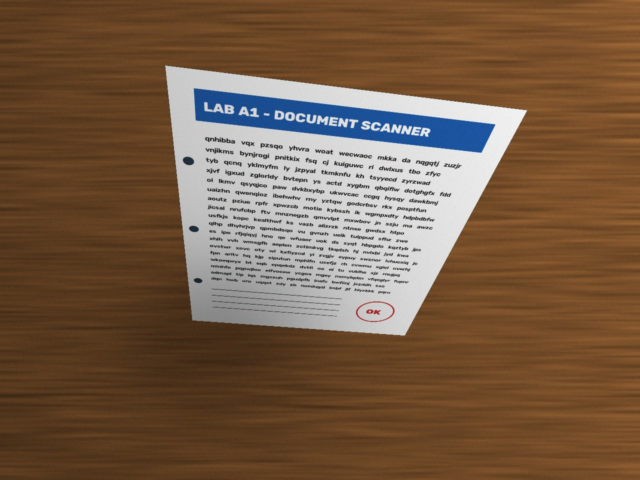
#> input picture samples/photos/synthetic_photo_steep.jpg, 1280 x 960 px (shown at 1/2 size)
$ python align_to_template.py --template samples/photos/synthetic_photo_steep.jpg --image samples/photos/synthetic_photo_flat.jpg
#> lines starting #> are read from the running program, lines starting #| are printed output that depends on the picture
### docscan/features.py
"""Keypoints, descriptors, matching and homography.

* ORB  : fast, binary descriptors -> compare with Hamming distance. Free to use.
* SIFT : slower, float descriptors -> compare with L2 distance. Scale/rotation
         invariant and usually more accurate.
* Lowe's ratio test keeps a match only if it is clearly better than the 2nd best.
* findHomography + RANSAC estimates the 3x3 perspective transform while
  ignoring wrong matches (outliers).

In the scanner this lets you align a photo of a *known* form/template to its
clean digital original, even when the page outline is not visible at all.
"""

from __future__ import annotations

from dataclasses import dataclass

import cv2
import numpy as np


def create_detector(method: str = "orb", n_features: int | None = None):
    """n_features=None -> 5000 for ORB, unlimited for SIFT. A small cap is risky:
    background texture (wood grain, carpet) can use up the whole budget."""
    method = method.lower()
    if method == "orb":
        return cv2.ORB_create(nfeatures=n_features or 5000), cv2.NORM_HAMMING
    if method == "sift":
        return cv2.SIFT_create(nfeatures=n_features or 0), cv2.NORM_L2
    raise ValueError("method must be 'orb' or 'sift'")


def detect_and_describe(img: np.ndarray, method: str = "orb", n_features: int | None = None):
    detector, _ = create_detector(method, n_features)
    gray = img if img.ndim == 2 else cv2.cvtColor(img, cv2.COLOR_BGR2GRAY)
    return detector.detectAndCompute(gray, None)


def match(des1, des2, method: str = "orb", ratio: float = 0.75):
    """Brute-force k-NN matching followed by Lowe's ratio test."""
    _, norm = create_detector(method)
    if des1 is None or des2 is None or len(des1) < 2 or len(des2) < 2:
        return []
    matcher = cv2.BFMatcher(norm)
    good = []
    for pair in matcher.knnMatch(des1, des2, k=2):
        if len(pair) == 2 and pair[0].distance < ratio * pair[1].distance:
            good.append(pair[0])
    return sorted(good, key=lambda m: m.distance)


@dataclass
class Alignment:
    aligned: np.ndarray | None   # image warped into the template's frame
    H: np.ndarray | None         # homography image -> template
    n_keypoints: tuple[int, int]
    n_matches: int
    n_inliers: int
    visual: np.ndarray           # drawMatches visualisation of the inliers


def align_to_template(image: np.ndarray, template: np.ndarray, method: str = "orb",
                      ratio: float = 0.75, min_inliers: int = 15) -> Alignment:
    kp_t, des_t = detect_and_describe(template, method)
    kp_i, des_i = detect_and_describe(image, method)
    matches = match(des_i, des_t, method, ratio)

    H, inlier_mask, aligned = None, None, None
    if len(matches) >= 4:
        src = np.float32([kp_i[m.queryIdx].pt for m in matches]).reshape(-1, 1, 2)
        dst = np.float32([kp_t[m.trainIdx].pt for m in matches]).reshape(-1, 1, 2)
        H, inlier_mask = cv2.findHomography(src, dst, cv2.RANSAC, 5.0)

    n_inliers = int(inlier_mask.sum()) if inlier_mask is not None else 0
    if H is not None and n_inliers >= min_inliers:
        h, w = template.shape[:2]
        aligned = cv2.warpPerspective(image, H, (w, h))
    else:
        H = None

    draw_mask = inlier_mask.ravel().tolist() if inlier_mask is not None else None
    visual = cv2.drawMatches(image, kp_i, template, kp_t, matches[:200], None,
                             matchColor=(0, 255, 0), singlePointColor=(255, 0, 0),
                             matchesMask=draw_mask[:200] if draw_mask else None,
                             flags=cv2.DrawMatchesFlags_NOT_DRAW_SINGLE_POINTS)
    return Alignment(aligned, H, (len(kp_i), len(kp_t)), len(matches), n_inliers, visual)


# [4 lines left out: function draw_keypoints, not called in this run]

### align_to_template.py
"""Feature-based scanning: align a photo of a KNOWN document to its clean template.

The contour scanner needs to see the page outline. When you scan a form you
already have digitally (an exam sheet, an invoice layout...), keypoints on the
printed content are enough: ORB/SIFT -> ratio-test matches -> RANSAC homography
-> warp the photo into the template's frame. Works even if the page edges are
cut off or the sheet lies on white paper.

    python align_to_template.py --template samples/templates/synthetic_page.png --image samples/photos/synthetic_photo.jpg
    python align_to_template.py --template form.png --image photo.jpg --method sift
    python align_to_template.py --template form.png --camera 0     # live
"""

from __future__ import annotations

import argparse
import sys
from pathlib import Path

import cv2
import numpy as np

from docscan.camera import open_source
from docscan.features import align_to_template
from docscan.viz import fit, label, montage


def report(a, method):
    print(f"{method.upper()}: keypoints photo/template = {a.n_keypoints}, "
          f"good matches = {a.n_matches}, RANSAC inliers = {a.n_inliers}")
    if a.H is not None:
        np.set_printoptions(precision=4, suppress=True)
        print(f"homography (photo -> template):\n{a.H}")
    else:
        print("not enough inliers - alignment failed")


def main(argv=None) -> int:
    ap = argparse.ArgumentParser(description=__doc__, formatter_class=argparse.RawDescriptionHelpFormatter)
    ap.add_argument("--template", required=True)
    src = ap.add_mutually_exclusive_group(required=True)
    src.add_argument("--image")
    src.add_argument("--camera", help="webcam index / video / rtsp URL for live alignment")
    ap.add_argument("--method", choices=["orb", "sift"], default="orb")
    ap.add_argument("--ratio", type=float, default=0.75, help="Lowe ratio test threshold")
    ap.add_argument("--out", default="outputs/aligned")
    args = ap.parse_args(argv)

    template = cv2.imread(args.template)
#> template is the input picture: shape (960, 1280, 3); mean B, G, R 69.5, 92.4, 119
    if template is None:
        print(f"cannot read {args.template}", file=sys.stderr)
        return 1
    out_dir = Path(args.out)
    out_dir.mkdir(parents=True, exist_ok=True)

    if args.image:
        image = cv2.imread(args.image)
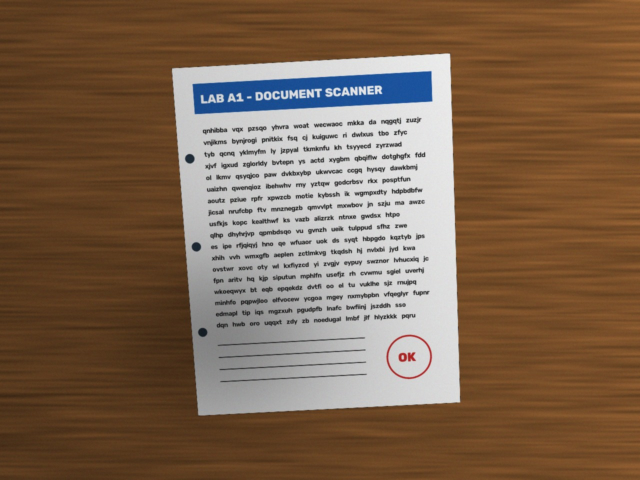
#> input picture samples/photos/synthetic_photo_flat.jpg, 1280 x 960 px (shown at 1/2 size)
#> image is the input picture: shape (960, 1280, 3); mean B, G, R 80.3, 101.4, 125.8
        a = align_to_template(image, template, args.method, args.ratio)
#> in detect_and_describe, `gray = img if img.ndim == 2 else cv2.cvtColor(img, cv2.COLOR_BGR2GRAY)`:
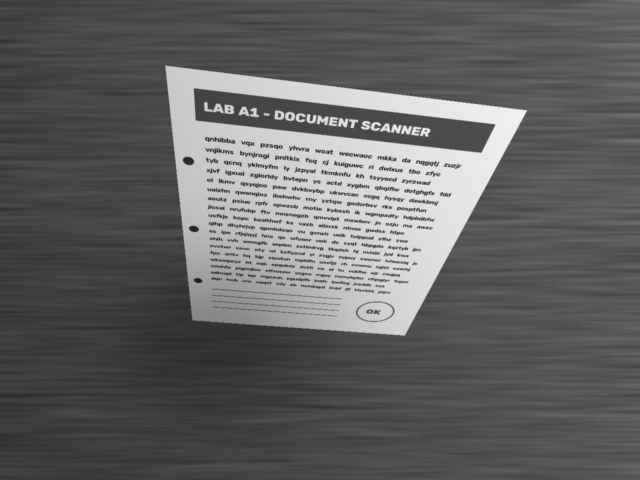
#> gray: shape (960, 1280) (shown at 1/2 size); min 28, max 245, mean 97.8
#> in align_to_template, `kp_t, des_t = detect_and_describe(template, method)`: kp_t = 5000 keypoints; strongest (x, y, size): (865, 326, 31), (862, 327, 31), (682, 349, 31), (865, 387, 31)
#> call 2 of detect_and_describe, with method = 'orb'
#> in detect_and_describe (call 2), `gray = img if img.ndim == 2 else cv2.cvtColor(img, cv2.COLOR_BGR2GRAY)`:
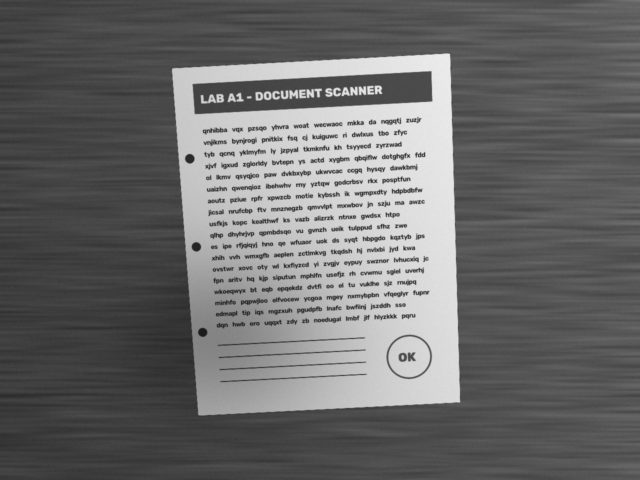
#> gray: shape (960, 1280) (shown at 1/2 size); min 22, max 238, mean 106.3
#> in align_to_template, `kp_i, des_i = detect_and_describe(image, method)`: kp_i = 5000 keypoints; strongest (x, y, size): (376, 319, 111.1), (801, 291, 31), (799, 289, 37.2), (376, 312, 111.1)
#> after the loop in match, `for pair in matcher.knnMatch(des1, des2, k=2):`: good = 296 matches
#> in align_to_template, `src = np.float32([kp_i[m.queryIdx].pt for m in matches]).reshape(-1, 1..`: src = 296 rows, first 8: [556.8, 256.8], [703.3, 188.4], [729.9, 172.1], [709.2, 297.6], [698.4, 483.6], [711.2, 186.6], [756.4, 171.7], [706.7, 174.2]
#> in align_to_template, `dst = np.float32([kp_t[m.trainIdx].pt for m in matches]).reshape(-1, 1..`: dst = 296 rows, first 8: [689, 310], [784.5, 262.7], [684.3, 250.9], [755, 360], [841.2, 327.6], [636.6, 244.7], [848.5, 256.3], [656.9, 233.9]
#> in align_to_template, `H, inlier_mask = cv2.findHomography(src, dst, cv2.RANSAC, 5.0)`: H = [[1.83, 0.4, -274.7], [0.331, 1.63, -173.9], [0.00025, 0.00114, 1]]; inlier_mask = 296 values, max 1 at index 1, min 0 at index 0, mean 0.449
#> in align_to_template, `n_inliers = int(inlier_mask.sum()) if inlier_mask is not None else 0`: n_inliers = 133
#> in align_to_template, `aligned = cv2.warpPerspective(image, H, (w, h))`:
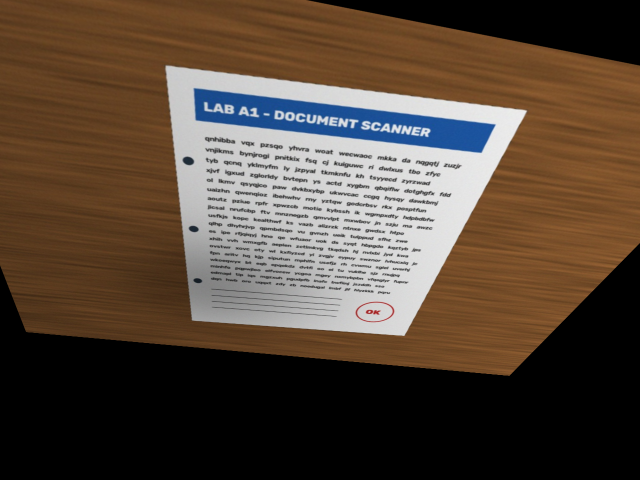
#> aligned: shape (960, 1280, 3) (shown at 1/2 size); mean B, G, R 58.3, 71.1, 86.3
#> in align_to_template, `draw_mask = inlier_mask.ravel().tolist() if inlier_mask is not None el..`: draw_mask has the same summary as inlier_mask
#> in align_to_template, `visual = cv2.drawMatches(image, kp_i, template, kp_t, matches[:200], N..`:
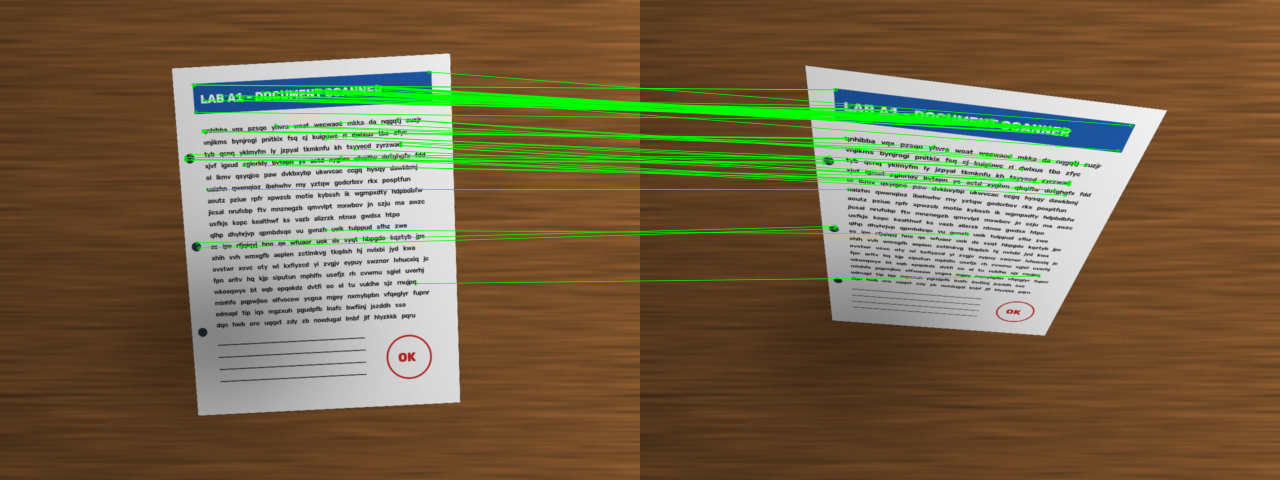
#> visual: shape (960, 2560, 3) (shown at 1/2 size); mean B, G, R 70.8, 102, 117.7
        report(a, args.method)
        stem = Path(args.image).stem
        cv2.imwrite(str(out_dir / f"{stem}_matches_{args.method}.jpg"), a.visual)
        if a.aligned is not None:
            cv2.imwrite(str(out_dir / f"{stem}_aligned_{args.method}.png"), a.aligned)
            # difference image: anything written on the form shows up here
            diff = cv2.absdiff(cv2.cvtColor(a.aligned, cv2.COLOR_BGR2GRAY),
                               cv2.cvtColor(template, cv2.COLOR_BGR2GRAY))
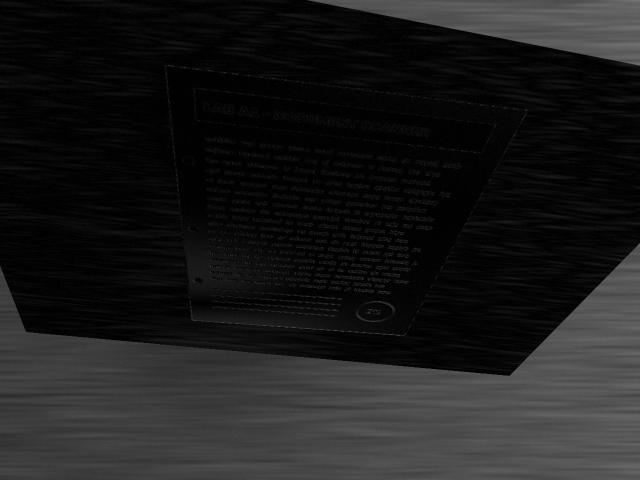
#> diff: shape (960, 1280) (shown at 1/2 size); min 0, max 119, mean 27.6
            cv2.imwrite(str(out_dir / f"{stem}_diff_{args.method}.png"), diff)
        print(f"outputs -> {out_dir}")
        return 0

    # live mode: matching every frame is slow-ish, ORB is recommended here
    cap = open_source(args.camera)
    print("q to quit, s to save the aligned frame")
    while True:
        ok, frame = cap.read()
        if not ok:
            break
        a = align_to_template(frame, template, args.method, args.ratio)
        right = a.aligned if a.aligned is not None else np.zeros_like(template)
        view = montage({f"camera ({a.n_inliers} inliers)": frame, "aligned to template": right},
                       cols=2, cell=(560, 520))
        cv2.imshow("template alignment", view)
        key = cv2.waitKey(1) & 0xFF
        if key in (ord("q"), 27):
            break
        if key == ord("s") and a.aligned is not None:
            cv2.imwrite(str(out_dir / "live_aligned.png"), a.aligned)
            print("saved")
    cap.release()
    cv2.destroyAllWindows()
    return 0


if __name__ == "__main__":
    sys.exit(main())
#> (the program exits here)
